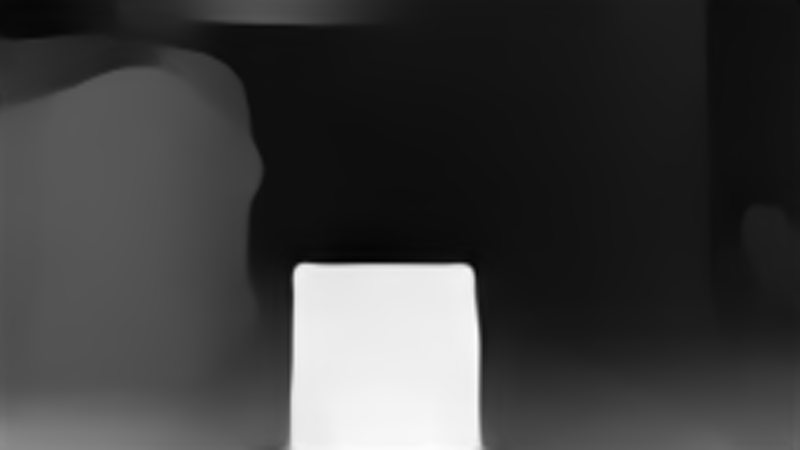
#> input picture sequenciaTRES/maps/figuraTres_map.png, 1600 x 899 px (shown at 1/2 size)
$ python NewFindPeaks.py
#> lines starting #> are read from the running program, lines starting #| are printed output that depends on the picture; after the words box and inside, x2 and y2 are one past the last pixel; in counts of white or black regions, pixels touching at a corner belong together; long printed decimals are rounded
import cv2
import numpy as np
import matplotlib.pyplot as plt

img = cv2.imread('../sequenciaTRES/maps/figuraTres_map.png',
                 cv2.IMREAD_GRAYSCALE)
#> img is the input picture: shape (899, 1600); min 0, max 255, mean 62.1

linha_central = 580

if img is None:
    print("Imagem não carregada.")
else:
    x = img[linha_central, :]
#> x = 1600 values, max 240 at index 938, min 18 at index 1038, mean 87.74

    # Aumente o tamanho da janela para a convolução
    window_size = 13  # Tamanho da janela, ímpar para manter o ponto central
    x = np.convolve(x, np.ones(window_size) / window_size, 'same')
#> x = 1600 values, max 238.7 at index 922, min 15.08 at index 1599, mean 87.63
    plt.plot(x)

    # segunda derivada da linha central da imagem
    dx = np.diff(x)
#> dx = 1599 values, max 15.92 at index 586, min -15.15 at index 949, mean -0.0178
    plt.figure()
    plt.plot(dx)

    # picos positivos
    pks_positivos = []
    y_values_positivos = []
    while (np.max(dx) > 2.5) and len(pks_positivos) < 10:
        pos = np.argmax(dx)
        pks_positivos.append(pos)
        y_values_positivos.append(dx[pos])
        lo, hi = max(0, pos - 50), min(len(x), pos + 50)
        dx[lo:hi] = 0
#> this loop made 2 passes
#> (pos, lo, hi) on passes 1 to 2: (586, 536, 636), (3, 0, 53)
#> after the loop, dx = 1599 values, max 0.231 at index 1516, min -15.15 at index 949, mean -0.167; pks_positivos = [586, 3]; y_values_positivos = [15.92, 6.15]
    print("Picos Positivos:", pks_positivos)
#| Picos Positivos: [586, 3]

    # picos negativos
    dx_negativo = -dx
#> dx_negativo = 1599 values, max 15.15 at index 949, min -0.231 at index 1516, mean 0.167
    pks_negativos = []
    while (np.max(dx_negativo) > 2.5) and len(pks_negativos) < 10:
        pos = np.argmax(dx_negativo)
        pks_negativos.append(pos)
        lo, hi = max(0, pos - 50), min(len(x), pos + 50)
        dx_negativo[lo:hi] = 0
#> this loop made 1 pass
#> (pos, lo, hi) on pass 1: (949, 899, 999)
#> after the loop, dx_negativo = 1599 values, max 2.15 at index 1593, min -0.231 at index 1516, mean 0.0317; pks_negativos = [949]
    print("Picos Negativos:", pks_negativos)
#| Picos Negativos: [949]

    # Crie a tupla de obstáculos
    obstaculos = list(
        zip(pks_positivos, pks_negativos, y_values_positivos))
#> obstaculos = [(586, 949, 15.92)]
    print("Obstáculos:", obstaculos)
#| Obstáculos: [(586, 949, 15.923)]

    # Filtrar obstáculos com base nos critérios
    obstaculos_filtrados = [
        obstaculo for obstaculo in obstaculos if obstaculo[0] >= 5 or obstaculo[1] <= 1595]
#> obstaculos_filtrados = [(586, 949, 15.92)]
    print("Obstáculos filtrados:", obstaculos_filtrados)
#| Obstáculos filtrados: [(586, 949, 15.923)]

   # Define limites mínimos para altura e diferença entre início e fim de obstáculos
    limite_altura_minima = 126
    limite_diferenca_x = 10

    # Define as dimensões do mapa aéreo (ajuste conforme necessário)
    largura_mapa = 1600
    altura_mapa = 899

    # Cria uma matriz para representar o mapa aéreo
    mapa_aereo = np.zeros((altura_mapa, largura_mapa))

    # Preenche o mapa aéreo com os obstáculos significativos
    for obstaculo in obstaculos_filtrados:
        inicio_x, fim_x, altura_y = obstaculo
        altura_y = int(altura_y * 20)
        inicio_x = max(0, inicio_x)
        fim_x = min(largura_mapa - 1, fim_x)
        if altura_y >= altura_mapa:
            altura_y = altura_mapa - 1
        for x in range(inicio_x, fim_x + 1):
            mapa_aereo[altura_y, x] = 1
#> this loop made 1 pass
#> (obstaculo, inicio_x, fim_x) on pass 1: ((586, 949, 15.92), 586, 949)
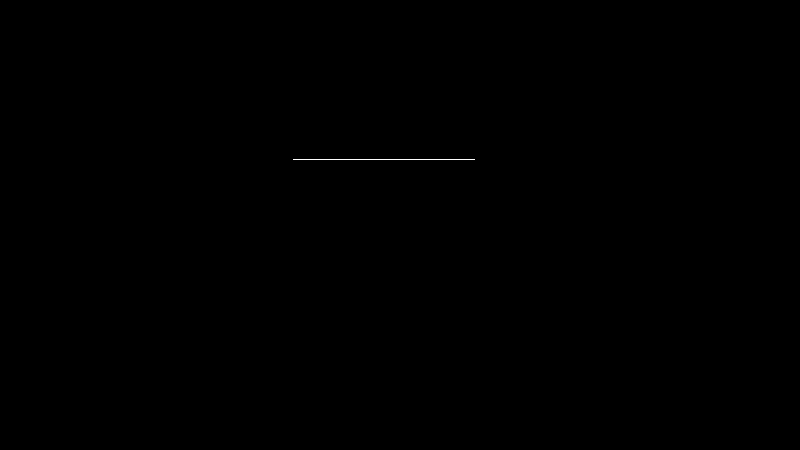
#> mapa_aereo: shape (899, 1600) float64 (shown at 1/2 size); values 0 (black) and 1 (white), 0.03% white in thin lines or dots, all inside (x1, y1, x2, y2) = (586, 318, 950, 319)

    plt.figure()
    plt.imshow(mapa_aereo, cmap='gray')
    plt.show()
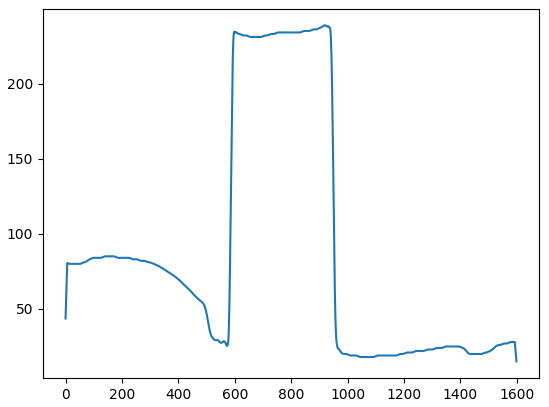
#> figure drawn by matplotlib, 1 panel; curve peaks at x = 922, y = 238.7
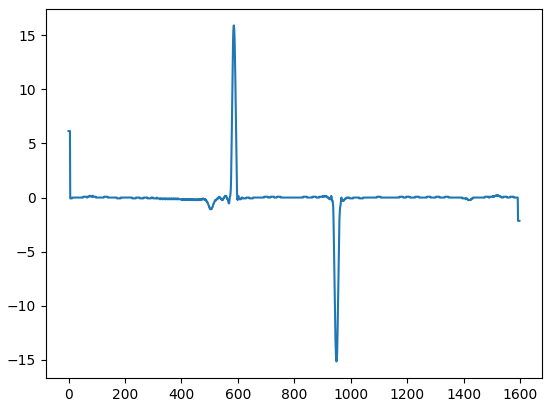
#> figure drawn by matplotlib, 1 panel; curve peaks at x = 586, y = 15.92

    nome_arquivo_saida = 'mapa_aereoDois.png'
    cv2.imwrite(nome_arquivo_saida, mapa_aereo * 255)
    print(f"Mapa aéreo salvo como '{nome_arquivo_saida}'")

$ run again, with sequenciaTRES/maps/figuraCinco_map.png copied over sequenciaTRES/maps/figuraTres_map.png
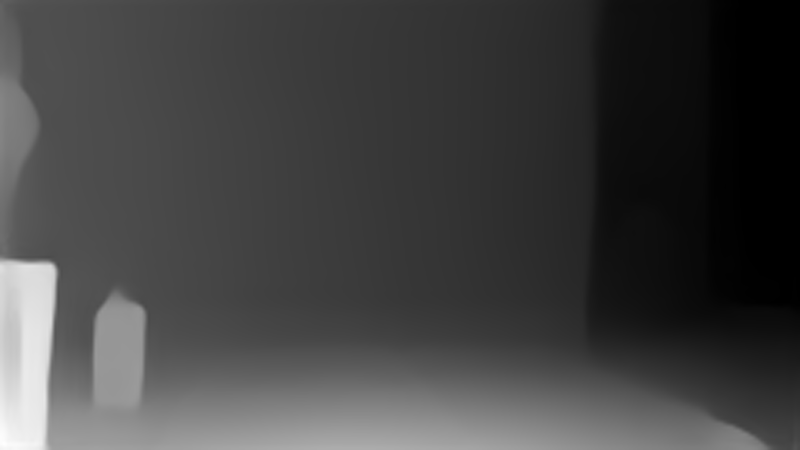
#> input picture sequenciaTRES/maps/figuraCinco_map.png, 1600 x 899 px (shown at 1/2 size)
#> img is the input picture: shape (899, 1600); min 0, max 255, mean 66.1
#> `x = img[linha_central, :]`: x = 1600 values, max 221 at index 52, min 0 at index 1559, mean 58.72
#> `x = np.convolve(x, np.ones(window_size) / window_size, 'same')`: x = 1600 values, max 221 at index 58, min 0 at index 1565, mean 58.5
#> `dx = np.diff(x)`: dx = 1599 values, max 16.23 at index 0, min -9.62 at index 109, mean -0.0716
#> the loop `while (np.max(dx) > 2.5) and len(pks_positivos) < 10:` made 1 pass
#> (pos, lo, hi) on pass 1: (0, 0, 50)
#> after the loop `while (np.max(dx) > 2.5) and len(pks_positivos) < 10:`: dx = 1599 values, max 1.31 at index 222, min -9.62 at index 109, mean -0.138; pks_positivos = [0]; y_values_positivos = [16.23]
#| Picos Positivos: [0]
#> `dx_negativo = -dx`: dx_negativo = 1599 values, max 9.62 at index 109, min -1.31 at index 222, mean 0.138
#> the loop `while (np.max(dx_negativo) > 2.5) and len(pks_negativos) < 10:` made 1 pass
#> (pos, lo, hi) on pass 1: (109, 59, 159)
#> after the loop `while (np.max(dx_negativo) > 2.5) and len(pks_negativos) < 10:`: dx_negativo = 1599 values, max 0.923 at index 1171, min -1.31 at index 222, mean 0.0509; pks_negativos = [109]
#| Picos Negativos: [109]
#> obstaculos = [(0, 109, 16.23)]
#| Obstáculos: [(0, 109, 16.231)]
#| Obstáculos filtrados: [(0, 109, 16.231)]
#> the loop `for obstaculo in obstaculos_filtrados:` made 1 pass
#> (obstaculo, inicio_x, fim_x) on pass 1: ((0, 109, 16.23), 0, 109)
#> `plt.show()`:
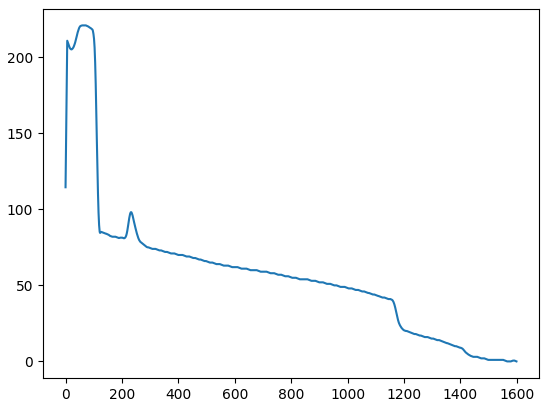
#> figure drawn by matplotlib, 1 panel; curve peaks at x = 58, y = 221
#> `plt.show()`:
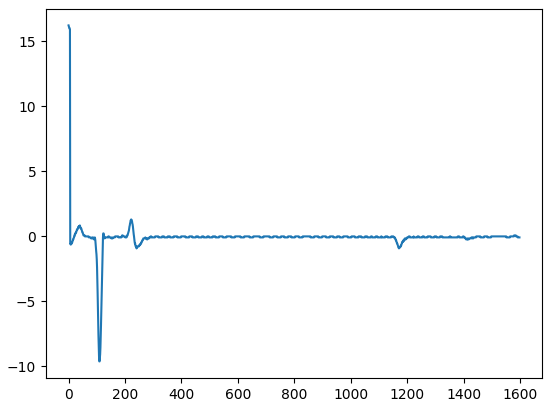
#> figure drawn by matplotlib, 1 panel; curve peaks at x = 0, y = 16.23

$ run again, with sequenciaTRES/maps/figuraDois_map.png copied over sequenciaTRES/maps/figuraTres_map.png
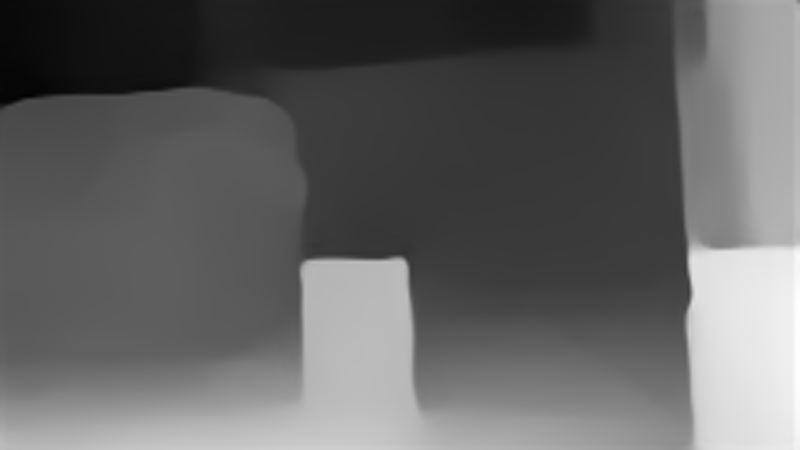
#> input picture sequenciaTRES/maps/figuraDois_map.png, 1600 x 899 px (shown at 1/2 size)
#> img is the input picture: shape (899, 1600); min 0, max 255, mean 99
#> `x = img[linha_central, :]`: x = 1600 values, max 252 at index 1597, min 62 at index 1375, mean 113.2
#> `x = np.convolve(x, np.ones(window_size) / window_size, 'same')`: x = 1600 values, max 249.5 at index 1593, min 49.23 at index 0, mean 112.8
#> `dx = np.diff(x)`: dx = 1599 values, max 11.46 at index 1383, min -19.23 at index 1597, mean 0.0539
#> the loop `while (np.max(dx) > 2.5) and len(pks_positivos) < 10:` made 3 passes
#> (pos, lo, hi) on passes 1 to 3: (1383, 1333, 1433), (603, 553, 653), (0, 0, 50)
#> after the loop `while (np.max(dx) > 2.5) and len(pks_positivos) < 10:`: dx = 1599 values, max 1.08 at index 1588, min -19.23 at index 1597, mean -0.131; pks_positivos = [1383, 603, 0]; y_values_positivos = [11.46, 7.31, 7]
#| Picos Positivos: [1383, 603, 0]
#> `dx_negativo = -dx`: dx_negativo = 1599 values, max 19.23 at index 1597, min -1.08 at index 1588, mean 0.131
#> the loop `while (np.max(dx_negativo) > 2.5) and len(pks_negativos) < 10:` made 2 passes
#> (pos, lo, hi) on passes 1 to 2: (1597, 1547, 1600), (817, 767, 867)
#> after the loop `while (np.max(dx_negativo) > 2.5) and len(pks_negativos) < 10:`: dx_negativo = 1599 values, max 0.0769 at index 360, min -0.154 at index 1441, mean -0.00457; pks_negativos = [1597, 817]
#| Picos Negativos: [1597, 817]
#> obstaculos = [(1383, 1597, 11.46), (603, 817, 7.31)]
#| Obstáculos: [(1383, 1597, 11.462), (603, 817, 7.308)]
#| Obstáculos filtrados: [(1383, 1597, 11.462), (603, 817, 7.308)]
#> the loop `for obstaculo in obstaculos_filtrados:` made 2 passes
#> (obstaculo, inicio_x, fim_x) on passes 1 to 2: ((1383, 1597, 11.46), 1383, 1597), ((603, 817, 7.31), 603, 817)
#> `plt.show()`:
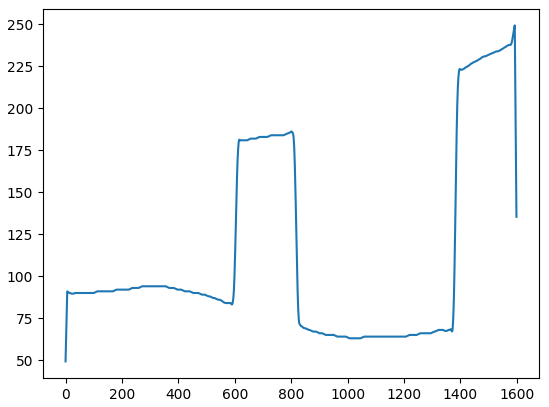
#> figure drawn by matplotlib, 1 panel; curve peaks at x = 1593, y = 249.5
#> `plt.show()`:
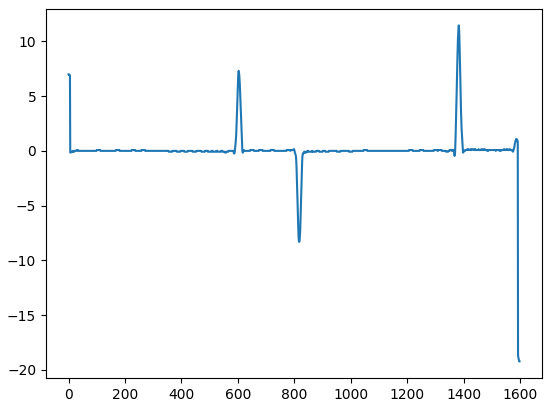
#> figure drawn by matplotlib, 1 panel; curve peaks at x = 1383, y = 11.46

$ run again, with sequenciaTRES/maps/figuraQuatro_map.png copied over sequenciaTRES/maps/figuraTres_map.png
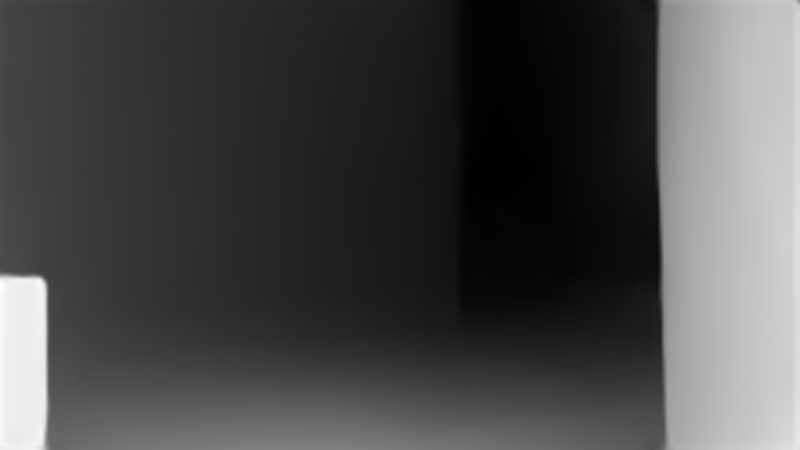
#> input picture sequenciaTRES/maps/figuraQuatro_map.png, 1600 x 899 px (shown at 1/2 size)
#> img is the input picture: shape (899, 1600); min 0, max 255, mean 71.8
#> `x = img[linha_central, :]`: x = 1600 values, max 252 at index 0, min 6 at index 1029, mean 70.09
#> `x = np.convolve(x, np.ones(window_size) / window_size, 'same')`: x = 1600 values, max 248.4 at index 6, min 6 at index 1035, mean 69.62
#> `dx = np.diff(x)`: dx = 1599 values, max 19.08 at index 0, min -16.85 at index 1598, mean -0.0102
#> the loop `while (np.max(dx) > 2.5) and len(pks_positivos) < 10:` made 2 passes
#> (pos, lo, hi) on passes 1 to 2: (0, 0, 50), (1321, 1271, 1371)
#> after the loop `while (np.max(dx) > 2.5) and len(pks_positivos) < 10:`: dx = 1599 values, max 1.08 at index 1587, min -16.85 at index 1598, mean -0.165; pks_positivos = [0, 1321]; y_values_positivos = [19.08, 8.08]
#| Picos Positivos: [0, 1321]
#> `dx_negativo = -dx`: dx_negativo = 1599 values, max 16.85 at index 1598, min -1.08 at index 1587, mean 0.165
#> the loop `while (np.max(dx_negativo) > 2.5) and len(pks_negativos) < 10:` made 2 passes
#> (pos, lo, hi) on passes 1 to 2: (1598, 1548, 1600), (93, 43, 143)
#> after the loop `while (np.max(dx_negativo) > 2.5) and len(pks_negativos) < 10:`: dx_negativo = 1599 values, max 0.846 at index 915, min -0.385 at index 1375, mean 0.00385; pks_negativos = [1598, 93]
#| Picos Negativos: [1598, 93]
#> obstaculos = [(0, 1598, 19.08), (1321, 93, 8.08)]
#| Obstáculos: [(0, 1598, 19.077), (1321, 93, 8.077)]
#> obstaculos_filtrados = [(1321, 93, 8.08)]
#| Obstáculos filtrados: [(1321, 93, 8.077)]
#> the loop `for obstaculo in obstaculos_filtrados:` made 1 pass
#> (obstaculo, inicio_x, fim_x) on pass 1: ((1321, 93, 8.08), 1321, 93)
#> `plt.show()`:
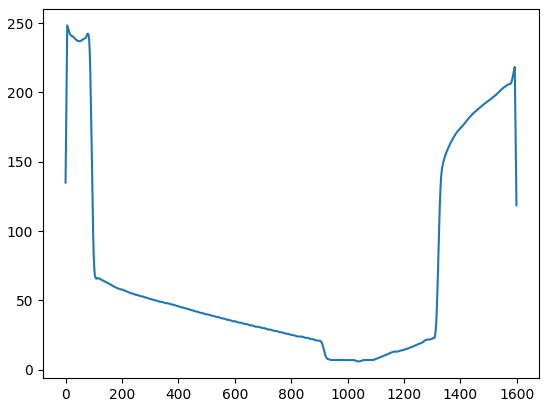
#> figure drawn by matplotlib, 1 panel; curve peaks at x = 6, y = 248.4
#> `plt.show()`:
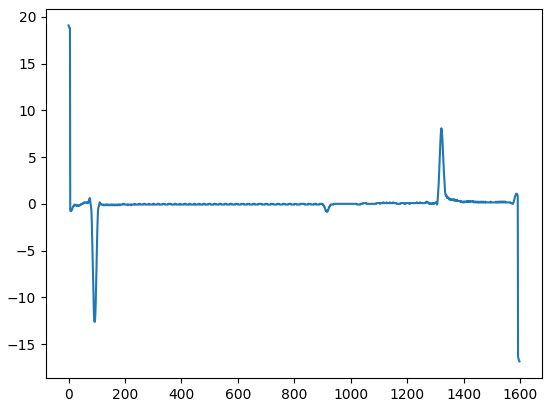
#> figure drawn by matplotlib, 1 panel; curve peaks at x = 0, y = 19.08
